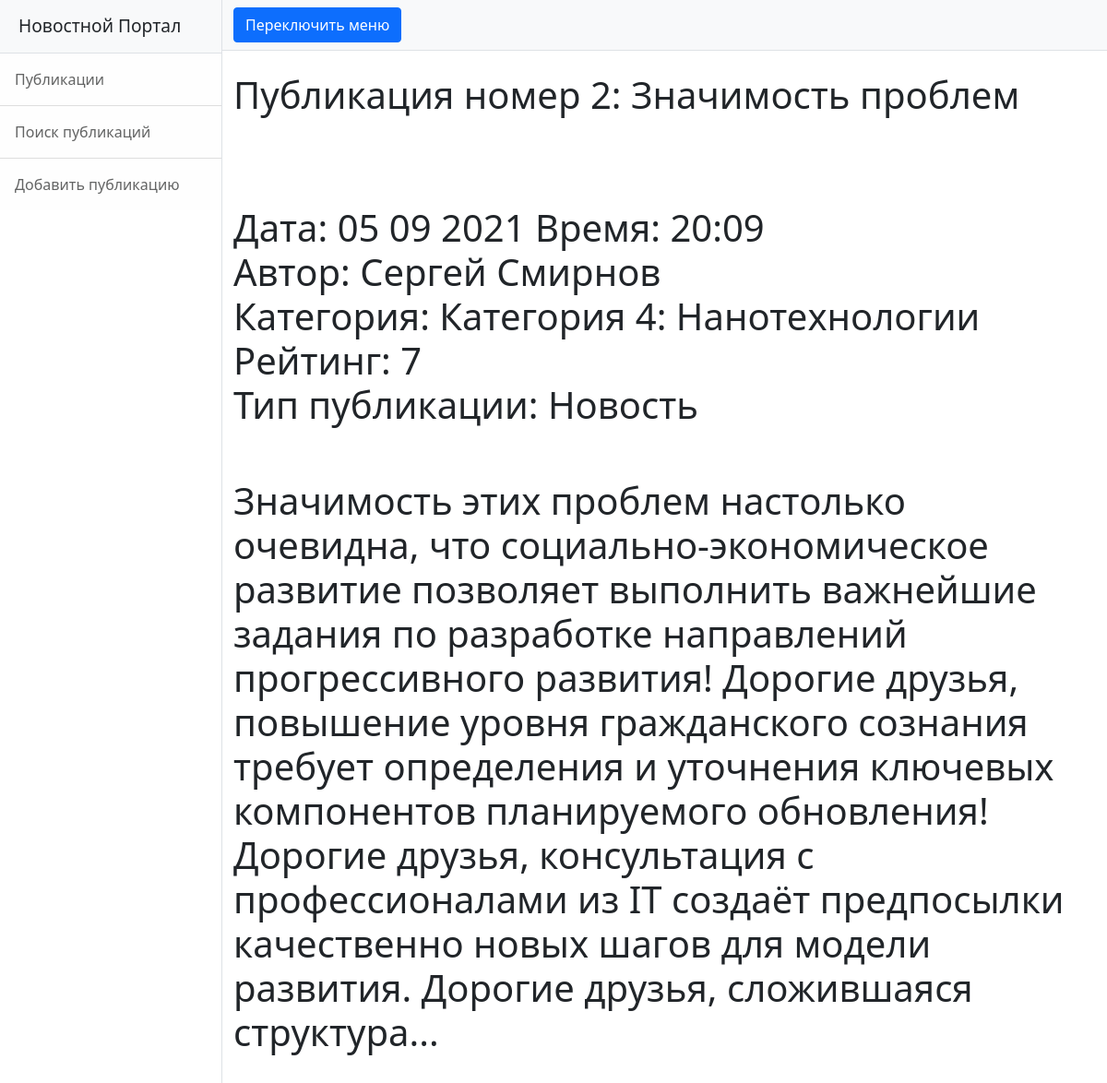
The page /news/2 on the database its author committed.
### news/models.py (models this page shows, shortened)
class Post(models.Model):
    news = 'NS'
    article = 'AL'
    TYPES = [
        (news, 'Новость'),
        (article, 'Статья')
    ]
    type = models.CharField(max_length=2, choices=TYPES, default=news)
    date = models.DateTimeField(auto_now_add=True, verbose_name='Дата')
    name = models.CharField(max_length=255, verbose_name='Название')
    body = models.TextField()
    rating = models.SmallIntegerField(default=0, verbose_name='Рейтинг')
    author = models.ForeignKey(Author, on_delete=models.CASCADE)
    category = models.ManyToManyField(Category, through='PostCategory')
    class Meta:
        verbose_name = 'Публикация'
        verbose_name_plural = 'Публикации'

class Author(models.Model):
    user = models.OneToOneField(User, on_delete=models.CASCADE, verbose_name='Пользователь')
    rating = models.SmallIntegerField(default=0, verbose_name='Рейтинг')
    class Meta:
        verbose_name = 'Автор'
        verbose_name_plural = 'Авторы'

class Category(models.Model):
    name = models.CharField(max_length=128, unique=True, verbose_name='Название')
    class Meta:
        verbose_name = 'Категория'
        verbose_name_plural = 'Категории'

### news/views.py (the view)
# urls.py: path('<int:pk>', PostDetail.as_view()),
class PostDetail(DetailView):
    model = Post  # модель всё та же, но мы хотим получать детали конкретно отдельного товара
    template_name = 'post.html'  # название шаблона будет product.html
    context_object_name = 'post'  # название объекта. в нём будет

### news/templatetags/my_filters.py (called while the page is built)
@register.filter(name='censor')  # регистрируем наш фильтр под именем multiply, чтоб django понимал, что это именно фильтр, а не простая функция
def censor(value):  # первый аргумент здесь это то значение, к которому надо применить фильтр, второй аргумент — это аргумент фильтра, т. е. примерно следующее будет в шаблоне value|multiply:arg
    cens_filt = ['блять', 'бля']
    text_to_check = value
    for idx, i in enumerate(cens_filt):
        text_to_check = text_to_check.replace(i,'ТУТ БЫЛ МАТ')
    return text_to_check

### news/templates/post.html
{% extends 'flatpages/default.html' %}
{% load my_filters %}
{% block title %}
{{ post.name|censor }}
<br>
<br>
<br>
Дата: {{ post.date|date:'d m Y' }}
Время: {{ post.date|date:'H:m'}}
<br>
Автор: {{ post.author.user.first_name}} {{ post.author.user.last_name}}
<br>
Категория:
{% for i in post.category.values %}
{{i.name}}
{% endfor %}
<br>
Рейтинг: {{ post.rating}}
<br>
Тип публикации: {{post.get_type_display}}
{% endblock title %}
{% block content %}
<br>
<br>
<h1>{{ post.body|censor}}</h1>
<br>
<br>
<br>
{% endblock content %}

### rows shown on the page
Post: name|censor "Публикация номер 2: Значимость проблем", date "05 09 2021", date "20:09", author.user.first_name "Сергей", author.user.last_name "Смирнов", rating "7", type "Новость", body|censor "Значимость этих проблем настолько очевидна, что социально-экономическое развитие позволяет выполнить важнейшие задания по разработке направлений прогрессивного развития! Дорогие друзья, повышение уровня гражданского сознания требует определения и уточнения ключевых компонентов планируемого обновления! Дорогие друзья, консультация с профессионалами из IT создаёт предпосылки качественно новых шагов для модели развития. Дорогие друзья, сложившаяся структура..."
Category: name "Категория 4: Нанотехнологии"
